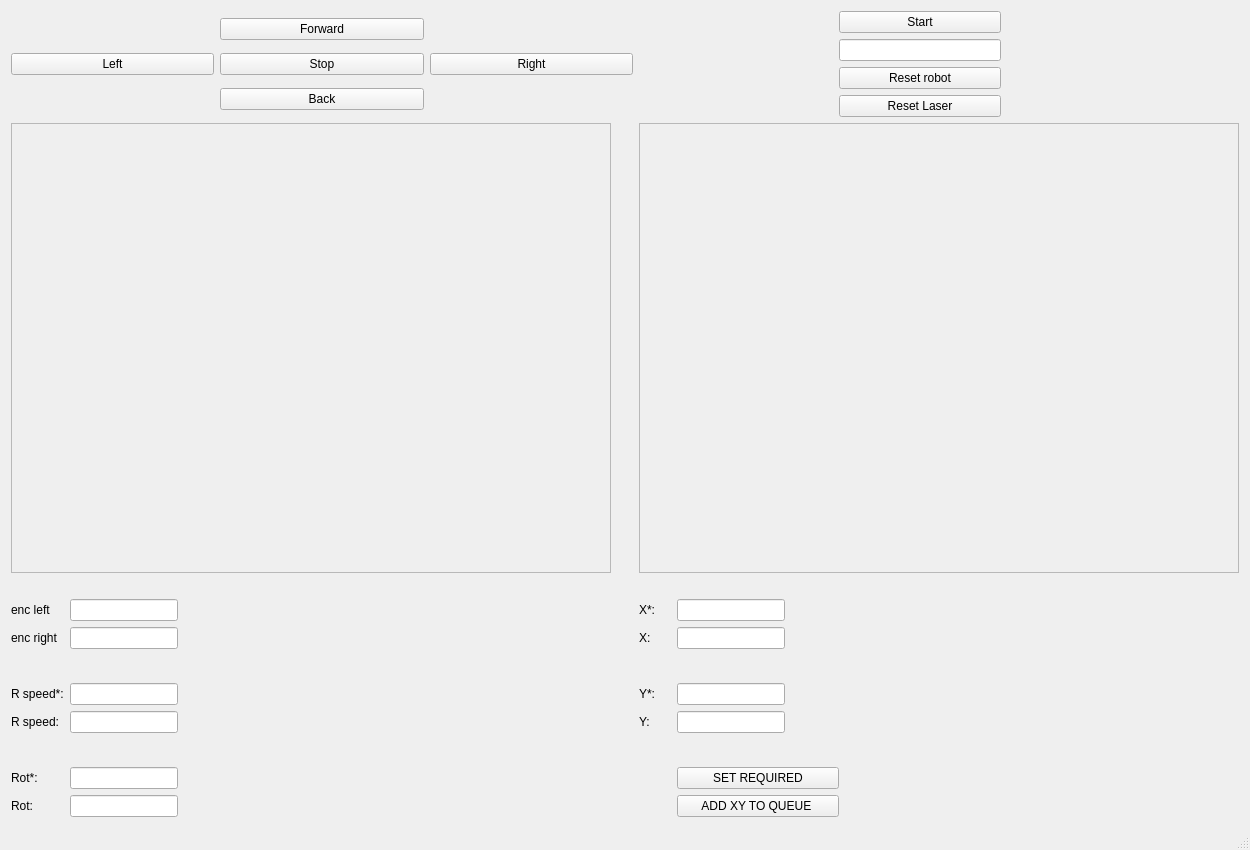
<?xml version="1.0" encoding="UTF-8"?>
<ui version="4.0">
 <class>MainWindow</class>
 <widget class="QMainWindow" name="MainWindow">
  <property name="geometry">
   <rect>
    <x>0</x>
    <y>0</y>
    <width>1250</width>
    <height>850</height>
   </rect>
  </property>
  <property name="windowTitle">
   <string>MainWindow</string>
  </property>
  <widget class="QWidget" name="centralWidget">
   <layout class="QGridLayout" name="gridLayout">
    <item row="1" column="1">
     <layout class="QVBoxLayout" name="verticalLayout">
      <property name="leftMargin">
       <number>200</number>
      </property>
      <item>
       <widget class="QPushButton" name="pushButton_9">
        <property name="sizePolicy">
         <sizepolicy hsizetype="Fixed" vsizetype="Fixed">
          <horstretch>0</horstretch>
          <verstretch>0</verstretch>
         </sizepolicy>
        </property>
        <property name="minimumSize">
         <size>
          <width>162</width>
          <height>0</height>
         </size>
        </property>
        <property name="text">
         <string>Start</string>
        </property>
       </widget>
      </item>
      <item>
       <widget class="QLineEdit" name="lineEdit">
        <property name="sizePolicy">
         <sizepolicy hsizetype="Fixed" vsizetype="Fixed">
          <horstretch>0</horstretch>
          <verstretch>0</verstretch>
         </sizepolicy>
        </property>
        <property name="minimumSize">
         <size>
          <width>162</width>
          <height>0</height>
         </size>
        </property>
       </widget>
      </item>
      <item>
       <widget class="QPushButton" name="pushButton_8">
        <property name="sizePolicy">
         <sizepolicy hsizetype="Fixed" vsizetype="Fixed">
          <horstretch>0</horstretch>
          <verstretch>0</verstretch>
         </sizepolicy>
        </property>
        <property name="minimumSize">
         <size>
          <width>162</width>
          <height>0</height>
         </size>
        </property>
        <property name="text">
         <string>Reset robot</string>
        </property>
       </widget>
      </item>
      <item>
       <widget class="QPushButton" name="pushButton_7">
        <property name="sizePolicy">
         <sizepolicy hsizetype="Fixed" vsizetype="Fixed">
          <horstretch>0</horstretch>
          <verstretch>0</verstretch>
         </sizepolicy>
        </property>
        <property name="minimumSize">
         <size>
          <width>162</width>
          <height>0</height>
         </size>
        </property>
        <property name="text">
         <string>Reset Laser</string>
        </property>
       </widget>
      </item>
     </layout>
    </item>
    <item row="3" column="1">
     <layout class="QVBoxLayout" name="verticalLayout_2">
      <property name="topMargin">
       <number>20</number>
      </property>
      <property name="rightMargin">
       <number>300</number>
      </property>
      <item>
       <layout class="QGridLayout" name="gridLayout_3">
        <property name="rightMargin">
         <number>100</number>
        </property>
        <item row="15" column="1">
         <widget class="QPushButton" name="pushButton">
          <property name="sizePolicy">
           <sizepolicy hsizetype="Fixed" vsizetype="Fixed">
            <horstretch>0</horstretch>
            <verstretch>0</verstretch>
           </sizepolicy>
          </property>
          <property name="minimumSize">
           <size>
            <width>162</width>
            <height>0</height>
           </size>
          </property>
          <property name="text">
           <string>SET REQUIRED</string>
          </property>
         </widget>
        </item>
        <item row="7" column="0">
         <widget class="QLabel" name="label">
          <property name="text">
           <string>X:</string>
          </property>
         </widget>
        </item>
        <item row="12" column="1">
         <spacer name="verticalSpacer_4">
          <property name="orientation">
           <enum>Qt::Vertical</enum>
          </property>
          <property name="sizeHint" stdset="0">
           <size>
            <width>20</width>
            <height>40</height>
           </size>
          </property>
         </spacer>
        </item>
        <item row="10" column="0">
         <widget class="QLabel" name="label_8">
          <property name="text">
           <string>Y*:</string>
          </property>
         </widget>
        </item>
        <item row="16" column="1">
         <widget class="QPushButton" name="pushButton_10">
          <property name="sizePolicy">
           <sizepolicy hsizetype="Fixed" vsizetype="Fixed">
            <horstretch>0</horstretch>
            <verstretch>0</verstretch>
           </sizepolicy>
          </property>
          <property name="minimumSize">
           <size>
            <width>162</width>
            <height>0</height>
           </size>
          </property>
          <property name="text">
           <string>ADD XY TO QUEUE </string>
          </property>
         </widget>
        </item>
        <item row="11" column="1">
         <widget class="QLineEdit" name="lineEdit_3">
          <property name="sizePolicy">
           <sizepolicy hsizetype="Fixed" vsizetype="Fixed">
            <horstretch>0</horstretch>
            <verstretch>0</verstretch>
           </sizepolicy>
          </property>
          <property name="focusPolicy">
           <enum>Qt::NoFocus</enum>
          </property>
          <property name="readOnly">
           <bool>true</bool>
          </property>
         </widget>
        </item>
        <item row="6" column="1">
         <widget class="QLineEdit" name="lineEdit_8">
          <property name="sizePolicy">
           <sizepolicy hsizetype="Fixed" vsizetype="Fixed">
            <horstretch>0</horstretch>
            <verstretch>0</verstretch>
           </sizepolicy>
          </property>
         </widget>
        </item>
        <item row="11" column="0">
         <widget class="QLabel" name="label_2">
          <property name="text">
           <string>Y:</string>
          </property>
         </widget>
        </item>
        <item row="7" column="1">
         <widget class="QLineEdit" name="lineEdit_2">
          <property name="sizePolicy">
           <sizepolicy hsizetype="Fixed" vsizetype="Fixed">
            <horstretch>0</horstretch>
            <verstretch>0</verstretch>
           </sizepolicy>
          </property>
          <property name="focusPolicy">
           <enum>Qt::NoFocus</enum>
          </property>
          <property name="readOnly">
           <bool>true</bool>
          </property>
         </widget>
        </item>
        <item row="10" column="1">
         <widget class="QLineEdit" name="lineEdit_9">
          <property name="sizePolicy">
           <sizepolicy hsizetype="Fixed" vsizetype="Fixed">
            <horstretch>0</horstretch>
            <verstretch>0</verstretch>
           </sizepolicy>
          </property>
         </widget>
        </item>
        <item row="6" column="0">
         <widget class="QLabel" name="label_7">
          <property name="text">
           <string>X*:</string>
          </property>
         </widget>
        </item>
        <item row="9" column="1">
         <spacer name="verticalSpacer">
          <property name="orientation">
           <enum>Qt::Vertical</enum>
          </property>
          <property name="sizeHint" stdset="0">
           <size>
            <width>20</width>
            <height>40</height>
           </size>
          </property>
         </spacer>
        </item>
       </layout>
      </item>
     </layout>
    </item>
    <item row="1" column="0">
     <layout class="QGridLayout" name="gridLayout_2">
      <item row="1" column="2">
       <widget class="QPushButton" name="pushButton_5">
        <property name="sizePolicy">
         <sizepolicy hsizetype="Expanding" vsizetype="Fixed">
          <horstretch>0</horstretch>
          <verstretch>0</verstretch>
         </sizepolicy>
        </property>
        <property name="text">
         <string>Right</string>
        </property>
       </widget>
      </item>
      <item row="0" column="1">
       <widget class="QPushButton" name="pushButton_2">
        <property name="sizePolicy">
         <sizepolicy hsizetype="Expanding" vsizetype="Fixed">
          <horstretch>0</horstretch>
          <verstretch>0</verstretch>
         </sizepolicy>
        </property>
        <property name="text">
         <string>Forward</string>
        </property>
       </widget>
      </item>
      <item row="1" column="0">
       <widget class="QPushButton" name="pushButton_6">
        <property name="sizePolicy">
         <sizepolicy hsizetype="Expanding" vsizetype="Fixed">
          <horstretch>0</horstretch>
          <verstretch>0</verstretch>
         </sizepolicy>
        </property>
        <property name="text">
         <string>Left</string>
        </property>
       </widget>
      </item>
      <item row="2" column="1">
       <widget class="QPushButton" name="pushButton_3">
        <property name="sizePolicy">
         <sizepolicy hsizetype="Expanding" vsizetype="Fixed">
          <horstretch>0</horstretch>
          <verstretch>0</verstretch>
         </sizepolicy>
        </property>
        <property name="text">
         <string>Back</string>
        </property>
       </widget>
      </item>
      <item row="1" column="1">
       <widget class="QPushButton" name="pushButton_4">
        <property name="sizePolicy">
         <sizepolicy hsizetype="Expanding" vsizetype="Fixed">
          <horstretch>0</horstretch>
          <verstretch>0</verstretch>
         </sizepolicy>
        </property>
        <property name="text">
         <string>Stop</string>
        </property>
       </widget>
      </item>
     </layout>
    </item>
    <item row="2" column="0">
     <widget class="QFrame" name="frame">
      <property name="sizePolicy">
       <sizepolicy hsizetype="MinimumExpanding" vsizetype="Expanding">
        <horstretch>0</horstretch>
        <verstretch>0</verstretch>
       </sizepolicy>
      </property>
      <property name="minimumSize">
       <size>
        <width>600</width>
        <height>450</height>
       </size>
      </property>
      <property name="maximumSize">
       <size>
        <width>600</width>
        <height>450</height>
       </size>
      </property>
      <property name="frameShape">
       <enum>QFrame::StyledPanel</enum>
      </property>
      <property name="frameShadow">
       <enum>QFrame::Raised</enum>
      </property>
     </widget>
    </item>
    <item row="3" column="0">
     <layout class="QVBoxLayout" name="verticalLayout_3">
      <property name="topMargin">
       <number>20</number>
      </property>
      <property name="rightMargin">
       <number>300</number>
      </property>
      <item>
       <layout class="QFormLayout" name="formLayout">
        <property name="rightMargin">
         <number>30</number>
        </property>
        <item row="0" column="0">
         <widget class="QLabel" name="label_4">
          <property name="text">
           <string>enc left</string>
          </property>
         </widget>
        </item>
        <item row="0" column="1">
         <widget class="QLineEdit" name="lineEdit_5">
          <property name="sizePolicy">
           <sizepolicy hsizetype="Fixed" vsizetype="Fixed">
            <horstretch>0</horstretch>
            <verstretch>0</verstretch>
           </sizepolicy>
          </property>
         </widget>
        </item>
        <item row="1" column="0">
         <widget class="QLabel" name="label_5">
          <property name="text">
           <string>enc right</string>
          </property>
         </widget>
        </item>
        <item row="1" column="1">
         <widget class="QLineEdit" name="lineEdit_6">
          <property name="sizePolicy">
           <sizepolicy hsizetype="Fixed" vsizetype="Fixed">
            <horstretch>0</horstretch>
            <verstretch>0</verstretch>
           </sizepolicy>
          </property>
         </widget>
        </item>
        <item row="2" column="1">
         <spacer name="verticalSpacer_2">
          <property name="orientation">
           <enum>Qt::Vertical</enum>
          </property>
          <property name="sizeHint" stdset="0">
           <size>
            <width>20</width>
            <height>40</height>
           </size>
          </property>
         </spacer>
        </item>
        <item row="3" column="1">
         <widget class="QLineEdit" name="lineEdit_10">
          <property name="sizePolicy">
           <sizepolicy hsizetype="Fixed" vsizetype="Fixed">
            <horstretch>0</horstretch>
            <verstretch>0</verstretch>
           </sizepolicy>
          </property>
         </widget>
        </item>
        <item row="3" column="0">
         <widget class="QLabel" name="label_9">
          <property name="text">
           <string>R speed*:</string>
          </property>
         </widget>
        </item>
        <item row="4" column="0">
         <widget class="QLabel" name="label_6">
          <property name="text">
           <string>R speed:</string>
          </property>
         </widget>
        </item>
        <item row="4" column="1">
         <widget class="QLineEdit" name="lineEdit_7">
          <property name="sizePolicy">
           <sizepolicy hsizetype="Fixed" vsizetype="Fixed">
            <horstretch>0</horstretch>
            <verstretch>0</verstretch>
           </sizepolicy>
          </property>
         </widget>
        </item>
        <item row="5" column="1">
         <spacer name="verticalSpacer_3">
          <property name="orientation">
           <enum>Qt::Vertical</enum>
          </property>
          <property name="sizeHint" stdset="0">
           <size>
            <width>20</width>
            <height>40</height>
           </size>
          </property>
         </spacer>
        </item>
        <item row="6" column="1">
         <widget class="QLineEdit" name="lineEdit_11">
          <property name="sizePolicy">
           <sizepolicy hsizetype="Fixed" vsizetype="Fixed">
            <horstretch>0</horstretch>
            <verstretch>0</verstretch>
           </sizepolicy>
          </property>
         </widget>
        </item>
        <item row="6" column="0">
         <widget class="QLabel" name="label_10">
          <property name="text">
           <string>Rot*:</string>
          </property>
         </widget>
        </item>
        <item row="7" column="0">
         <widget class="QLabel" name="label_3">
          <property name="text">
           <string>Rot:</string>
          </property>
         </widget>
        </item>
        <item row="7" column="1">
         <widget class="QLineEdit" name="lineEdit_4">
          <property name="sizePolicy">
           <sizepolicy hsizetype="Fixed" vsizetype="Fixed">
            <horstretch>0</horstretch>
            <verstretch>0</verstretch>
           </sizepolicy>
          </property>
          <property name="focusPolicy">
           <enum>Qt::NoFocus</enum>
          </property>
          <property name="readOnly">
           <bool>true</bool>
          </property>
         </widget>
        </item>
       </layout>
      </item>
     </layout>
    </item>
    <item row="2" column="1">
     <widget class="QFrame" name="frame_2">
      <property name="minimumSize">
       <size>
        <width>600</width>
        <height>450</height>
       </size>
      </property>
      <property name="maximumSize">
       <size>
        <width>600</width>
        <height>450</height>
       </size>
      </property>
      <property name="frameShape">
       <enum>QFrame::StyledPanel</enum>
      </property>
      <property name="frameShadow">
       <enum>QFrame::Raised</enum>
      </property>
     </widget>
    </item>
   </layout>
  </widget>
  <widget class="QStatusBar" name="statusBar"/>
 </widget>
 <layoutdefault spacing="6" margin="11"/>
 <resources/>
 <connections/>
</ui>
